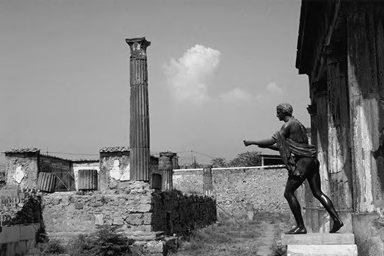
#> input picture 郭柱明-15331094第一次作业/quantize/94.png, 384 x 256 px
$ python quantize.py
#> lines starting #> are read from the running program, lines starting #| are printed output that depends on the picture
from PIL import Image
import numpy
import math

def nearest_point(gray_list, gray_value):
	_min = (abs(gray_value - gray_list[0]), 0)
	index = 1
	for i in gray_list[1:]:
		dis = abs(gray_value - i)
		if dis < _min[0]:
			_min = (dis, index)
		index = index + 1
	return gray_list[_min[1]]


def quantize(image_url, new_level, new_url):
#> called with image_url = '94.png', new_level = 128, new_url = '128.png'
    try:
        img = Image.open(image_url)
#> img is the input picture: PIL image 384x256 L; min 0, max 255, mean 125.2
    except Exception as e:
        return False
    img = img.convert("L")
    src = numpy.array(img)
    src_heigh = src.shape[0]
#> src_heigh = 256
    src_width = src.shape[1]
#> src_width = 384
    interval = int(256 / new_level)
    gray_list = [0]
    for i in range(1, new_level + 1):
    	gray_list.append(interval * i - 1)
    dst = numpy.zeros(shape = src.shape)
    for dst_x in range(src_heigh):
    	for dst_y in range(src_width):
    		result_gray = nearest_point(gray_list, src[dst_x, dst_y])
    		#print("result_gray", result_gray)
    		dst[dst_x, dst_y] = result_gray
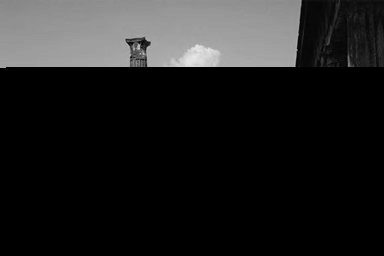
#> dst: shape (256, 384) float64; min 0, max 231, mean 32.5

    dst = Image.fromarray(dst)
    if dst.mode != 'RGB':
        dst = dst.convert('RGB')
    dst.save(new_url)
    return True

if __name__ == "__main__":
#> (the run stopped early here; a loop or call above may not have finished)
